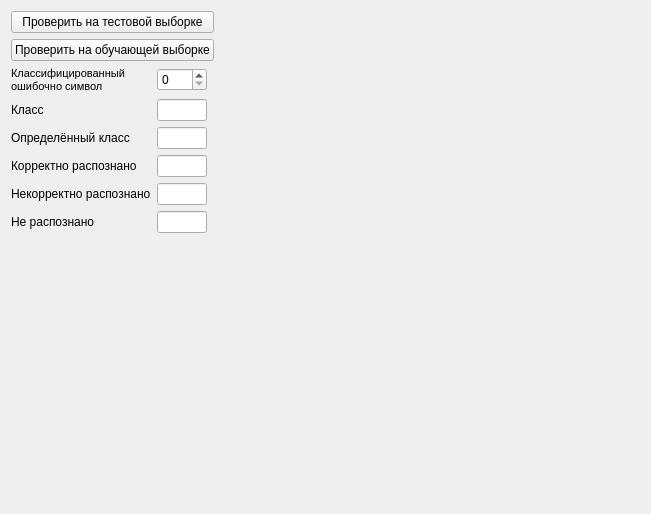
<?xml version="1.0" encoding="UTF-8"?>
<ui version="4.0">
 <class>MultitestingWidget</class>
 <widget class="QWidget" name="MultitestingWidget">
  <property name="geometry">
   <rect>
    <x>0</x>
    <y>0</y>
    <width>651</width>
    <height>514</height>
   </rect>
  </property>
  <property name="windowTitle">
   <string>Form</string>
  </property>
  <layout class="QGridLayout" name="gridLayout">
   <item row="0" column="0" colspan="3">
    <widget class="QPushButton" name="pushButton">
     <property name="sizePolicy">
      <sizepolicy hsizetype="Expanding" vsizetype="Fixed">
       <horstretch>0</horstretch>
       <verstretch>0</verstretch>
      </sizepolicy>
     </property>
     <property name="text">
      <string>Проверить на тестовой выборке</string>
     </property>
    </widget>
   </item>
   <item row="0" column="3" rowspan="9">
    <widget class="ImageViewerWidget" name="widget" native="true">
     <property name="sizePolicy">
      <sizepolicy hsizetype="Minimum" vsizetype="Expanding">
       <horstretch>36</horstretch>
       <verstretch>0</verstretch>
      </sizepolicy>
     </property>
    </widget>
   </item>
   <item row="1" column="0" colspan="3">
    <widget class="QPushButton" name="pushButton_2">
     <property name="sizePolicy">
      <sizepolicy hsizetype="Expanding" vsizetype="Fixed">
       <horstretch>0</horstretch>
       <verstretch>0</verstretch>
      </sizepolicy>
     </property>
     <property name="text">
      <string>Проверить на обучающей выборке</string>
     </property>
    </widget>
   </item>
   <item row="2" column="0">
    <widget class="QLabel" name="label_2">
     <property name="sizePolicy">
      <sizepolicy hsizetype="Fixed" vsizetype="Fixed">
       <horstretch>0</horstretch>
       <verstretch>0</verstretch>
      </sizepolicy>
     </property>
     <property name="text">
      <string>&lt;!DOCTYPE HTML PUBLIC &quot;-//W3C//DTD HTML 4.0//EN&quot; &quot;http://www.w3.org/TR/REC-html40/strict.dtd&quot;&gt;
&lt;html&gt;&lt;head&gt;&lt;meta name=&quot;qrichtext&quot; content=&quot;1&quot; /&gt;&lt;style type=&quot;text/css&quot;&gt;
p, li { white-space: pre-wrap; }
&lt;/style&gt;&lt;/head&gt;&lt;body style=&quot; font-family:'MS Shell Dlg 2'; font-size:8.25pt; font-weight:400; font-style:normal;&quot;&gt;
&lt;p style=&quot; margin-top:0px; margin-bottom:0px; margin-left:0px; margin-right:0px; -qt-block-indent:0; text-indent:0px;&quot;&gt;&lt;span style=&quot; font-size:8pt;&quot;&gt;Классифицированный&lt;/span&gt;&lt;/p&gt;
&lt;p style=&quot; margin-top:0px; margin-bottom:0px; margin-left:0px; margin-right:0px; -qt-block-indent:0; text-indent:0px;&quot;&gt;&lt;span style=&quot; font-size:8pt;&quot;&gt;ошибочно символ&lt;/span&gt;&lt;/p&gt;&lt;/body&gt;&lt;/html&gt;</string>
     </property>
    </widget>
   </item>
   <item row="3" column="0">
    <widget class="QLabel" name="label_3">
     <property name="sizePolicy">
      <sizepolicy hsizetype="Fixed" vsizetype="Fixed">
       <horstretch>0</horstretch>
       <verstretch>0</verstretch>
      </sizepolicy>
     </property>
     <property name="text">
      <string>Класс</string>
     </property>
    </widget>
   </item>
   <item row="3" column="1">
    <widget class="QLineEdit" name="klassLine">
     <property name="sizePolicy">
      <sizepolicy hsizetype="Fixed" vsizetype="Fixed">
       <horstretch>4</horstretch>
       <verstretch>0</verstretch>
      </sizepolicy>
     </property>
     <property name="maximumSize">
      <size>
       <width>50</width>
       <height>16777215</height>
      </size>
     </property>
     <property name="readOnly">
      <bool>true</bool>
     </property>
    </widget>
   </item>
   <item row="8" column="0">
    <spacer name="verticalSpacer">
     <property name="orientation">
      <enum>Qt::Vertical</enum>
     </property>
     <property name="sizeHint" stdset="0">
      <size>
       <width>20</width>
       <height>40</height>
      </size>
     </property>
    </spacer>
   </item>
   <item row="2" column="1">
    <widget class="QSpinBox" name="spinBox">
     <property name="sizePolicy">
      <sizepolicy hsizetype="Fixed" vsizetype="Fixed">
       <horstretch>0</horstretch>
       <verstretch>0</verstretch>
      </sizepolicy>
     </property>
     <property name="minimumSize">
      <size>
       <width>50</width>
       <height>0</height>
      </size>
     </property>
     <property name="maximumSize">
      <size>
       <width>50</width>
       <height>16777215</height>
      </size>
     </property>
    </widget>
   </item>
   <item row="5" column="0">
    <widget class="QLabel" name="label_4">
     <property name="sizePolicy">
      <sizepolicy hsizetype="Fixed" vsizetype="Preferred">
       <horstretch>0</horstretch>
       <verstretch>0</verstretch>
      </sizepolicy>
     </property>
     <property name="text">
      <string>Корректно распознано</string>
     </property>
    </widget>
   </item>
   <item row="6" column="0">
    <widget class="QLabel" name="label_5">
     <property name="sizePolicy">
      <sizepolicy hsizetype="Fixed" vsizetype="Preferred">
       <horstretch>0</horstretch>
       <verstretch>0</verstretch>
      </sizepolicy>
     </property>
     <property name="text">
      <string>Некорректно распознано</string>
     </property>
    </widget>
   </item>
   <item row="7" column="0">
    <widget class="QLabel" name="label_6">
     <property name="sizePolicy">
      <sizepolicy hsizetype="Fixed" vsizetype="Preferred">
       <horstretch>0</horstretch>
       <verstretch>0</verstretch>
      </sizepolicy>
     </property>
     <property name="text">
      <string>Не распознано</string>
     </property>
    </widget>
   </item>
   <item row="5" column="1">
    <widget class="QLineEdit" name="lineEdit">
     <property name="sizePolicy">
      <sizepolicy hsizetype="Fixed" vsizetype="Fixed">
       <horstretch>0</horstretch>
       <verstretch>0</verstretch>
      </sizepolicy>
     </property>
     <property name="maximumSize">
      <size>
       <width>50</width>
       <height>16777215</height>
      </size>
     </property>
     <property name="readOnly">
      <bool>true</bool>
     </property>
    </widget>
   </item>
   <item row="6" column="1">
    <widget class="QLineEdit" name="lineEdit_2">
     <property name="sizePolicy">
      <sizepolicy hsizetype="Fixed" vsizetype="Fixed">
       <horstretch>0</horstretch>
       <verstretch>0</verstretch>
      </sizepolicy>
     </property>
     <property name="maximumSize">
      <size>
       <width>50</width>
       <height>16777215</height>
      </size>
     </property>
     <property name="readOnly">
      <bool>true</bool>
     </property>
    </widget>
   </item>
   <item row="7" column="1">
    <widget class="QLineEdit" name="lineEdit_3">
     <property name="sizePolicy">
      <sizepolicy hsizetype="Fixed" vsizetype="Fixed">
       <horstretch>0</horstretch>
       <verstretch>0</verstretch>
      </sizepolicy>
     </property>
     <property name="maximumSize">
      <size>
       <width>50</width>
       <height>16777215</height>
      </size>
     </property>
     <property name="readOnly">
      <bool>true</bool>
     </property>
    </widget>
   </item>
   <item row="4" column="1">
    <widget class="QLineEdit" name="badKlassLine">
     <property name="sizePolicy">
      <sizepolicy hsizetype="Fixed" vsizetype="Fixed">
       <horstretch>0</horstretch>
       <verstretch>0</verstretch>
      </sizepolicy>
     </property>
     <property name="maximumSize">
      <size>
       <width>50</width>
       <height>16777215</height>
      </size>
     </property>
     <property name="readOnly">
      <bool>true</bool>
     </property>
    </widget>
   </item>
   <item row="4" column="0">
    <widget class="QLabel" name="label_7">
     <property name="sizePolicy">
      <sizepolicy hsizetype="Fixed" vsizetype="Preferred">
       <horstretch>0</horstretch>
       <verstretch>0</verstretch>
      </sizepolicy>
     </property>
     <property name="text">
      <string>Определённый класс</string>
     </property>
    </widget>
   </item>
  </layout>
 </widget>
 <customwidgets>
  <customwidget>
   <class>ImageViewerWidget</class>
   <extends>QWidget</extends>
   <header location="global">imageviewerwidget.h</header>
   <container>1</container>
  </customwidget>
 </customwidgets>
 <resources/>
 <connections/>
</ui>
